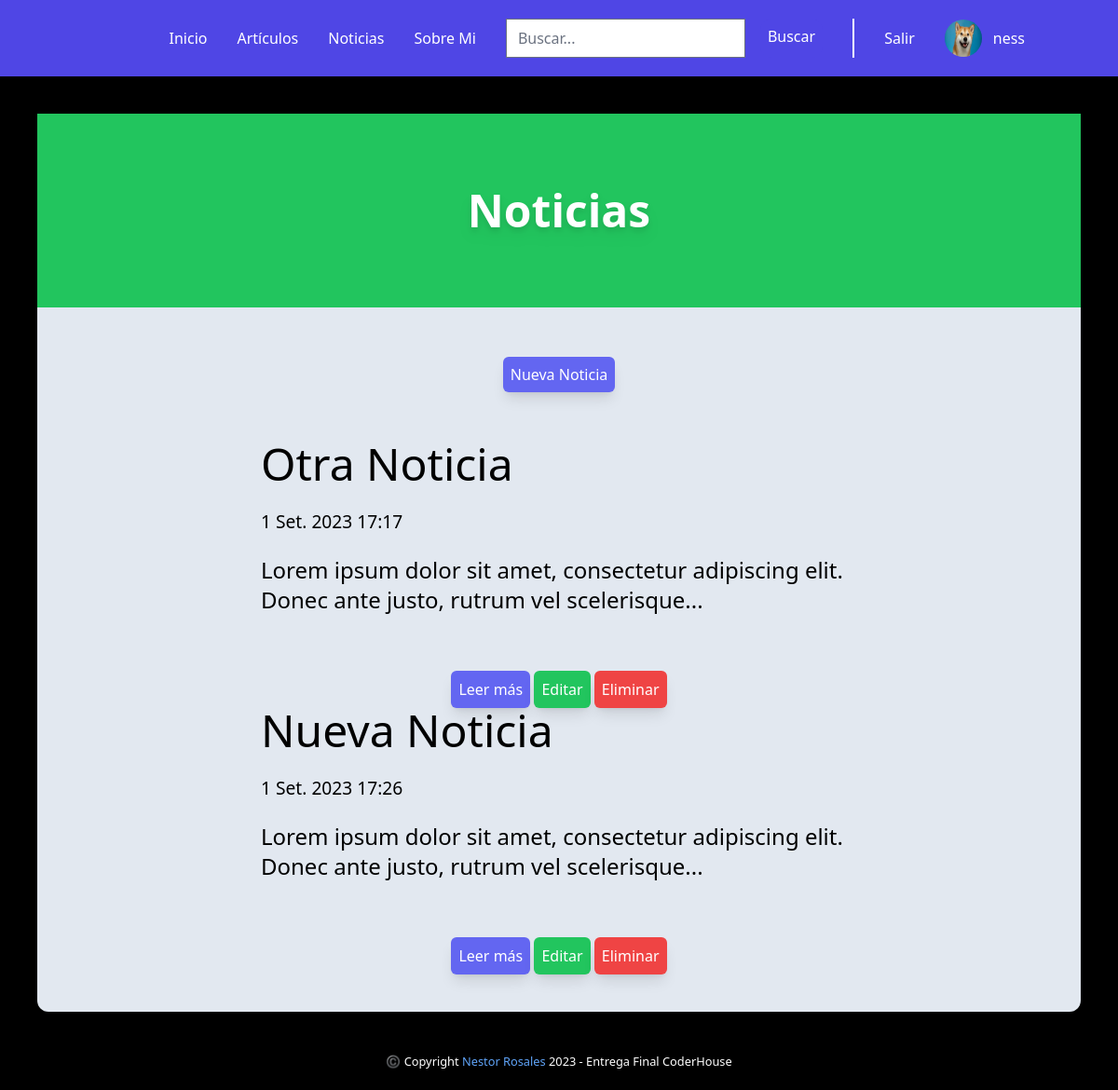
Page /news/ (signed in) on the committed database.
### users/models.py (models this page shows, shortened)
class Avatar(models.Model):
    user = models.OneToOneField(User, on_delete=models.CASCADE)
    descripcion = models.TextField(null=True, blank=True)
    link = models.URLField(null=True, blank=True)
    imagen = models.ImageField(upload_to='avatars', null=True, blank=True)

### blog/models.py (models this page shows, shortened)
class Noticia(models.Model):
    titulo = models.CharField(max_length=30)
    cuerpo = RichTextField()
    fecha = models.DateTimeField(auto_now_add=True, editable=False)

### blog/views.py (the view)
# urls.py: path("news/", views.NewsViews.as_view(), name="Noticias",),
class NewsViews(LoginRequiredMixin, ListView):
    model = Noticia
    context_object_name = "noticia"
    template_name = "news.html"

### blog/templates/news.html
{% extends "./index.html" %} {% load static tailwind_tags %} {% block content %}
<main class="text-center flex flex-col gap-5 m-10 bg-slate-200 rounded-xl">
  <div class="py-20 bg-green-500 mb-10">
    <label class="text-5xl text-white font-bold shadow-black drop-shadow-lg">Noticias</label>
  </div>
  {% if request.user.is_superuser %}
  <div>
    <a class="bg-indigo-500 shadow-lg p-2 rounded-md text-white hover:bg-white hover:text-black mt-5" href="{% url 'Crear Noticia' %}">Nueva Noticia</a>
  </div>
  {% endif %}
<ul class="px-60 py-5">
  {% if noticia %}
  <ul class="px-30 py-5">
    {% for n in noticia %}
    <li><h2 class="text-5xl mb-5 text-left">{{n.titulo}}</h2></li>
    <div class="text-left text-2xl"><small>{{n.fecha}}</small></div>
    <li class="mt-5 text-left text-2xl my-10">{{n.cuerpo | safe | slice:":100" }}...</li>
    <p>
      <button
      class="bg-indigo-500 shadow-lg p-2 rounded-md text-white hover:bg-white hover:text-black mt-5"
    >
      <a href="{% url 'Detalle Noticia' n.pk %}">Leer más</a>
    </button>
    {% if request.user.is_superuser %}
    <button
    class="bg-green-500 shadow-lg p-2 rounded-md text-white hover:bg-white hover:text-black mt-5"
    >
    <a href="{% url 'Editar Noticia' n.pk %}">Editar</a>
    </button>
    <button
    class="bg-red-500 shadow-lg p-2 rounded-md text-white hover:bg-white hover:text-black mt-5"
    >
    <a href="{% url 'Eliminar Noticia' n.pk %}">Eliminar</a>
    </button>
    {% endif %}
    </p>
    {% endfor %}
  </ul>
    {% else %}
    <p class="text-3xl">Aún no hay noticias</p>
  {% endif %}
</main>
{% endblock %}

### blog/templates/index.html (shortened to what this page needs)
<!DOCTYPE html>
<html lang="en">
  {% load static tailwind_tags %}
  {% load static %}
  <head>
    {% tailwind_css %}
  </head>
  <body class="bg-black">
    <header class="sticky top-0 z-50">
      <nav class="text-2xl p-5 bg-indigo-600 max-2xl:text-base">
        <ul class="flex flex-row gap-10 place-content-end mr-20 text-white items-center max-2xl:gap-8 max-2xl:items-center" >
          <li>
            <a href="{% url 'index' %}">Inicio</a>
          </li>
          {% if user.is_authenticated %}
          <li>
            <a href="{% url 'Artículos' %}">Artículos</a>
          </li>
          <li>
            <a href="{% url 'Noticias' %}">Noticias</a>
          </li>
          {% endif %}
          <li>
            <a href="{% url 'Sobre Mi' %}">Sobre Mi</a>
          </li>
          {% if user.is_authenticated %}
          <form class="flex flex-row gap-4 pr-8 border-r-2 border-white" action="{% url "Resultados" %}" method="get">
            <input class="text-black" type="text" placeholder="Buscar..." name="titulo" id="id_titulo" />
            <button
              type="submit"
              class="bg-indigo-600 px-2 pb-1 rounded-xl text-white hover:bg-indigo-700 hover:text-white"
            >
              Buscar
            </button>
          {% endif %}
          </form>
          {% if user.is_authenticated %}
          <li>
            <a href="{% url 'logout' %}">Salir</a>
          </li>
          <li class="flex items-center gap-3">
            {% if request.user.avatar.imagen %}
            <img class="h-10 w-10 rounded-full" src="{{request.user.avatar.imagen.url}}" alt="{{request.user.username}}">
          {% endif %}
            <a href="{% url 'Perfil' request.user.username %}">{{request.user.username}}</a>
          </li>
          {% endif %}
        </ul>
      </nav>
    </header>
    {% block content %}{% endblock %}
    <footer class="text-center pb-5 text-white">
      <small
        >©️ Copyright
        <a class="text-blue-400" href="https://ness733.github.io"
          >Nestor Rosales</a
        >
        2023 - Entrega Final CoderHouse</small
      >
    </footer>
  </body>
</html>

### rows in the picture
Noticia: titulo "Otra Noticia", fecha "1 Set. 2023 17:17", cuerpo "Lorem ipsum dolor sit amet, consectetur adipiscing elit. Donec ante justo, rutrum vel scelerisque"
Noticia: titulo "Nueva Noticia", fecha "1 Set. 2023 17:26", cuerpo "Lorem ipsum dolor sit amet, consectetur adipiscing elit. Donec ante justo, rutrum vel scelerisque"

### other values in the picture
{{ request.user.username }} "ness"
